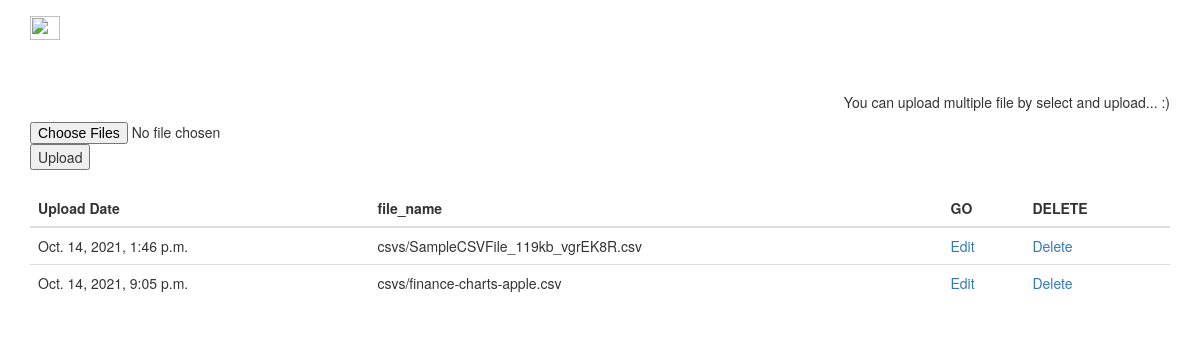
/, run on an earlier commit of the app's database.
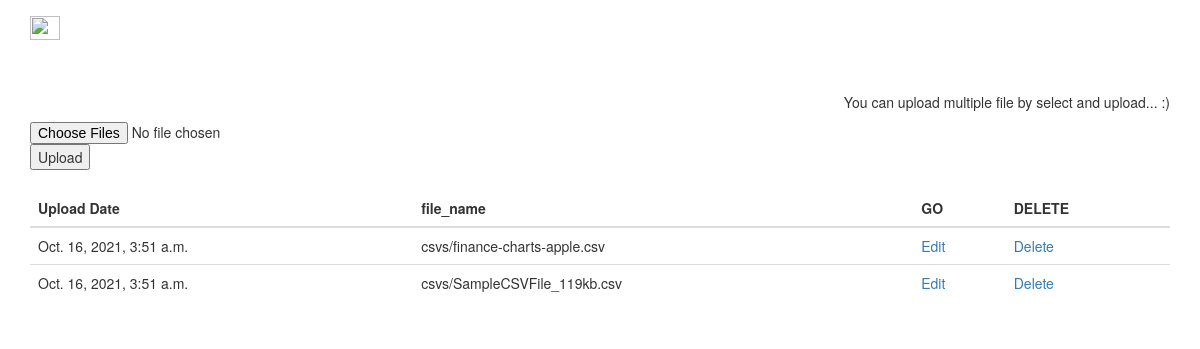
And on a later commit of the database.
### io_csv_plats_app/models.py (models this page shows, shortened)
class CSVs(models.Model):
    file_name = models.FileField(upload_to='csvs')
    uploaded = models.DateTimeField(auto_now_add=True)
    class Meta:
        db_table = 'CSVs'
        verbose_name = "CSV"

### io_csv_plats_app/views.py (the view)
# urls.py: path('', upload_file_view, name='upload-view'),
def upload_file_view(request):
    if request.method == 'POST':
        upload_csv = request.FILES.getlist('file_name')
        for csvs in upload_csv:
            CSVs.objects.create(file_name=csvs)
        return redirect('/')
    upload_csv = CSVs.objects.all()
    return render(request, 'upload_csvs/upload.html', {'upload_csv': upload_csv})

### io_csv_plats_app/templates/upload_csvs/upload.html (shortened to what this page needs)
{% extends 'base.html' %}
{% load static %}
{% block upload %}
<br>
<p class="text-right">You can upload multiple file by select and upload... :) </p>
<form action="" method="POST" class="ui form " enctype="multipart/form-data">
  <div class="d-flex justify-content-evenly">
    <input type="file" name= "file_name" multiple>
    <button type="submit">Upload</button>
  </div>
</form>
{% endblock upload %}
{% block view_uploaded %}
<br>
    {% if upload_csv|length > 0 %}
        <table class="table">
          <thead>
            <tr>
              <th scope="col">Upload Date</th>
              <th scope="col">file_name</th>
              <th scope="col">GO</th>
              <th scope="col">DELETE</th>
            </tr>
          </thead>
          <tbody>
          {% for f in upload_csv %}
            <tr>
              <td>{{f.uploaded}}</td>
              <td>{{ f.file_name }}</td>
              <td>
                <a href="/media/{{f.id}}"> Edit </a>
              </td>
              <td>
                <a href="/delete/{{f.id}}"> Delete </a>
              </td>
            </tr>
          {% endfor %}
          </tbody>
        </table>
    {% endif %}
{% endblock view_uploaded %}

What changed in the data, as far as the page shows it:
removed CSVs: uploaded "Oct. 14, 2021, 1:46 p.m.", file_name "csvs/SampleCSVFile_119kb_vgrEK8R.csv"
removed CSVs: uploaded "Oct. 14, 2021, 9:05 p.m.", file_name "csvs/finance-charts-apple.csv"
added CSVs: uploaded "Oct. 16, 2021, 3:51 a.m.", file_name "csvs/finance-charts-apple.csv"
added CSVs: uploaded "Oct. 16, 2021, 3:51 a.m.", file_name "csvs/SampleCSVFile_119kb.csv"
